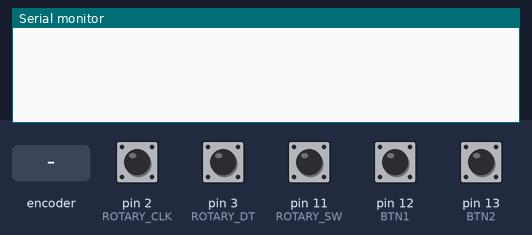
The sketch below on a simulated Arduino Uno, built with avr-gcc and run on an emulated ATmega328P. Shown: the last lines printed to the serial monitor. The test bench sets the inputs (shaded band); at power-on: pin 2 (ROTARY_CLK), pin 3 (ROTARY_DT), pin 11 (ROTARY_SW) HIGH, pin 12 (BTN1), pin 13 (BTN2) LOW.

Above: at 1.2 s.
1.3 s: rotary encoder on pin 2 (ROTARY_CLK) / pin 3 (ROTARY_DT) turned 1 step (first pin leading)
At 2.4 s:
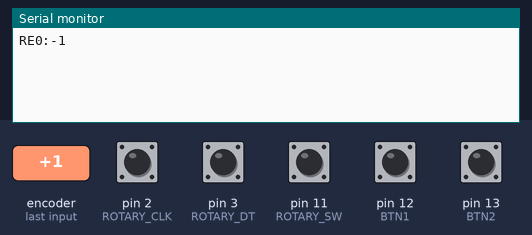
3.0 s: pin 11 (ROTARY_SW) pulled LOW for 0.15 s
At 3.8 s:
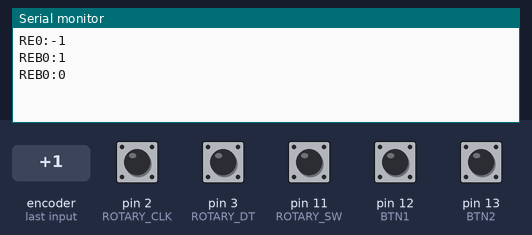
4.6 s: pin 12 (BTN1) pulled HIGH for 0.15 s
At 5.9 s:
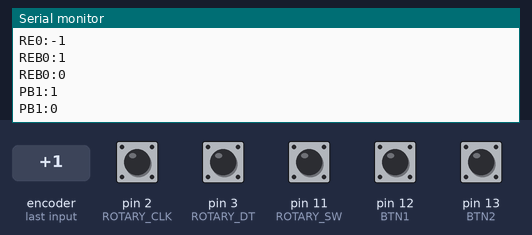
6.2 s: pin 13 (BTN2) pulled HIGH for 0.15 s
At 7.5 s:
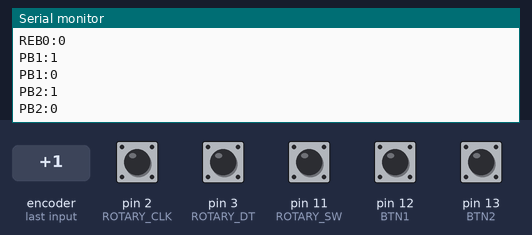
7.8 s: rotary encoder on pin 2 (ROTARY_CLK) / pin 3 (ROTARY_DT) turned 1 step (first pin leading)
At 8.6 s:
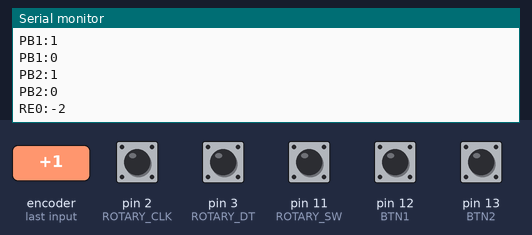

Measured:
- after the input at 1.3 s, the serial monitor: prints a new line after 0.05 s (image 1)
- after the input at 3.0 s, the serial monitor: prints a new line at once (image 2)
- after the input at 4.6 s, the serial monitor: prints a new line at once (image 3)
- after the input at 6.2 s, the serial monitor: prints a new line at once (image 4)
- after the input at 7.8 s, the serial monitor: prints a new line after 0.05 s (image 5)

The sketch:

serial_and_rotary_encoder.ino
```cpp
#define BTN1 12
#define BTN2 13

#define ROTARY_CLK 2
#define ROTARY_DT 3
#define ROTARY_SW 11

#define BAUD_RATE 9600

long encoderValue = 0;

int encoderCLKState;
int lastCLKValue;

void setup()
{
  pinMode(BTN1, INPUT);
  pinMode(BTN2, INPUT);

  pinMode(ROTARY_CLK, INPUT);
  pinMode(ROTARY_DT, INPUT);
  pinMode(ROTARY_SW, INPUT_PULLUP);

  Serial.begin(BAUD_RATE);

  lastCLKValue = digitalRead(ROTARY_CLK);

  attachInterrupt(0, updateEncoder, CHANGE);
  attachInterrupt(1, updateEncoder, CHANGE);
}

bool btn1Pressed = false, btn2Pressed = false, switchBtnPressed = false;

void loop()
{
  //1 pressed, 0 released
  if (digitalRead(BTN1))
  {
    if (!btn1Pressed)
      Serial.write("PB1:1\n");
    btn1Pressed = true;
  }
  else
  {
    if (btn1Pressed)
    {
      btn1Pressed = false;
      Serial.write("PB1:0\n");
    }
  }
  if (digitalRead(BTN2))
  {
    if (!btn2Pressed)
      Serial.write("PB2:1\n");
    btn2Pressed = true;
  }
  else
  {
    if (btn2Pressed)
    {
      btn2Pressed = false;
      Serial.write("PB2:0\n");
    }
  }

  //REB:"Rotary Encoder Button"
  if (!digitalRead(ROTARY_SW))
  {
    if (!switchBtnPressed)
      Serial.write("REB0:1\n");
    switchBtnPressed = true;
  }
  else
  {
    if (switchBtnPressed)
    {
      switchBtnPressed = false;
      Serial.write("REB0:0\n");
    }
  }
}

void updateEncoder()
{
  encoderCLKState = digitalRead(ROTARY_CLK);

  // If last and current state of CLK are different, then pulse occurred
  // React to only 1 state change to avoid double count
  if (encoderCLKState != lastCLKValue && encoderCLKState == 1)
  {

    // If the DT state is different than the CLK state then
    // the encoder is rotating CCW so decrement
    if (digitalRead(ROTARY_DT) != encoderCLKState)
    {
      encoderValue--;
    }
    else
    {
      // Encoder is rotating CW so increment
      encoderValue++;
    }

    Serial.print("RE0:");
    Serial.println(encoderValue);
  }

  // Remember last CLK state
  lastCLKValue = encoderCLKState;
}
```
